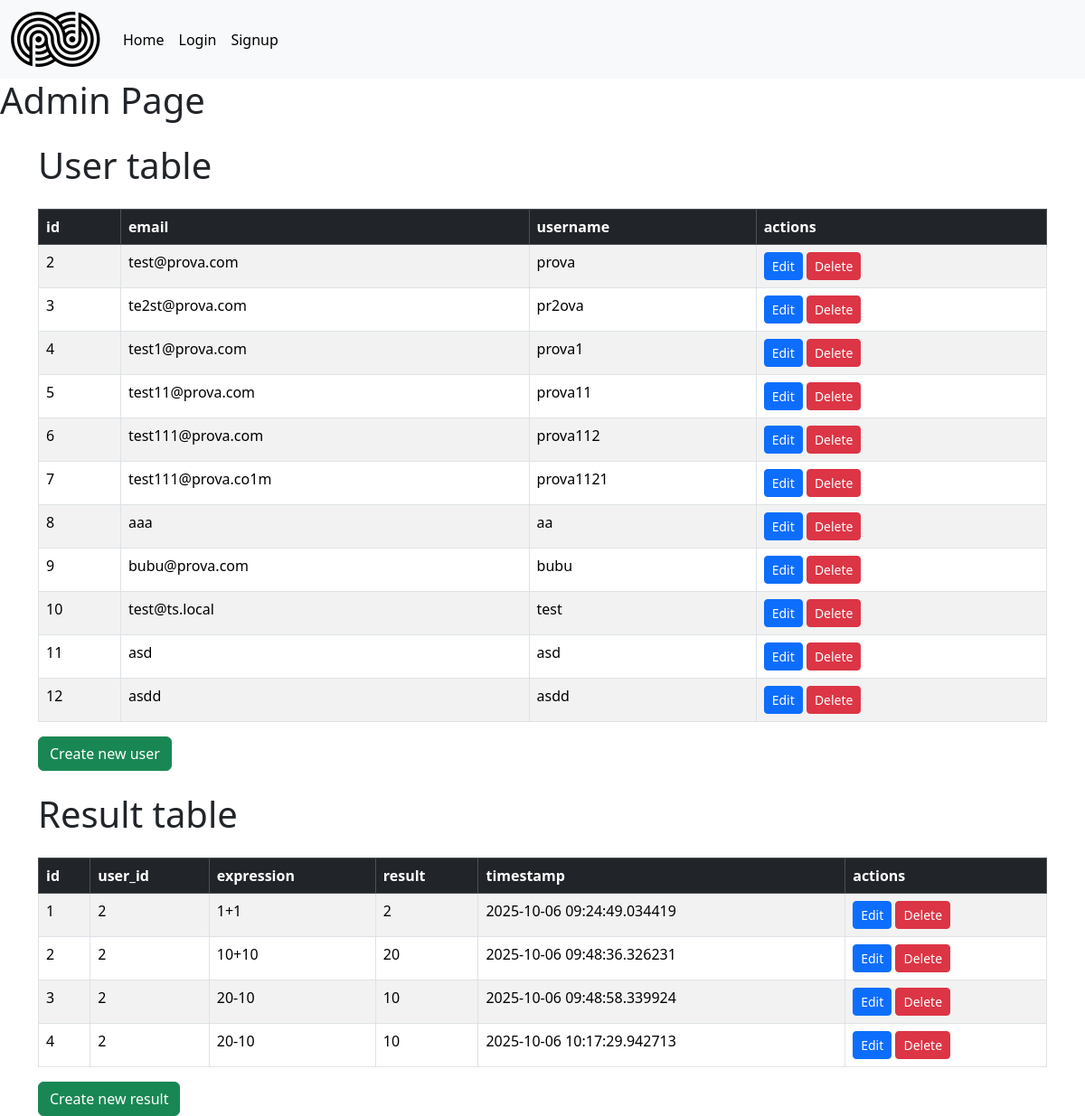
The app's page /auth/admin, older data.
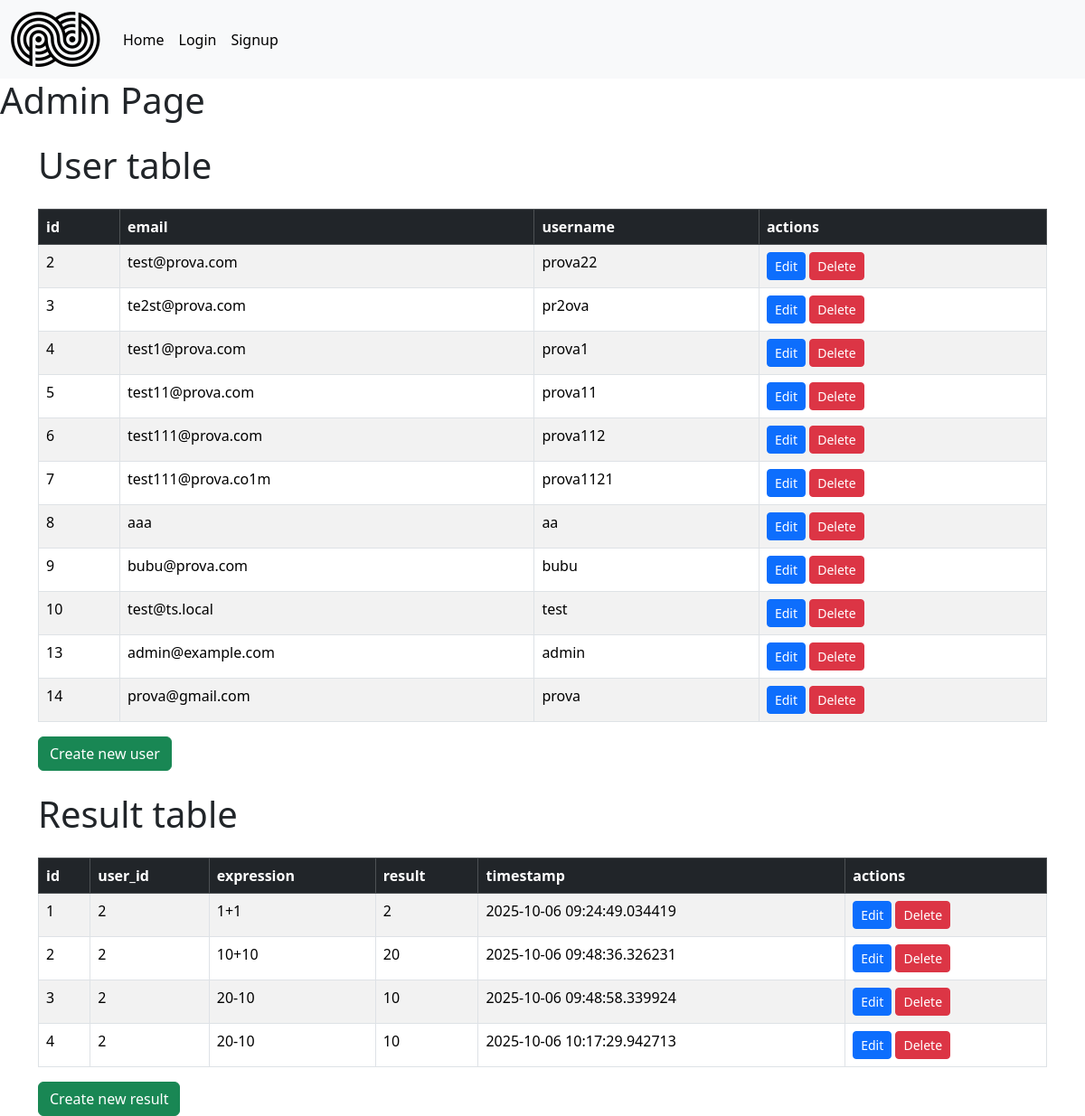
The same page, newer data.
### models/model.py (models this page shows, shortened)
class User(UserMixin, db.Model):
    id = db.Column(db.Integer, primary_key= True)
    username = db.Column(db.String(80), unique=True, nullable=False)
    email = db.Column(db.String(120), unique=True, nullable=False)
    password_hash = db.Column(db.String(128))  # Campo per la password criptata
    roles = db.relationship('Role', secondary=user_roles, backref=db.backref('users', lazy='dynamic'))

class Result(db.Model):
    id = db.Column(db.Integer, primary_key=True)
    user_id = db.Column(db.Integer, db.ForeignKey('user.id'), nullable=False)
    expression = db.Column(db.String(255), nullable=False)
    result = db.Column(db.String(255), nullable=False)
    timestamp = db.Column(db.DateTime, default=datetime.datetime.utcnow)
    user = db.relationship('User', backref=db.backref('results', lazy='select'))

### routes/auth.py (the view)
@login_required
@app.route('/admin')
def admin_page():
    if current_user.is_authenticated and not current_user.has_role('admin'):
        flash("Accesso non autorizzato!")
        return redirect(url_for('default.home'))
    users = db.session.execute(db.select(User)).scalars().all()
    results = db.session.execute(db.select(Result)).scalars().all()
    return render_template('admin.html', users=users,results=results)

### templates/admin.html (shortened to what this page needs)
{% extends "base.html" %}
{% block content %}
<h1>Admin Page</h1>
    <div class="container mt-4">
        <h1 class="mb-4">User table</h1>
        <table class="table table-striped table-bordered table-hover">
            <thead class="table-dark">
                <tr>
                    <th>id</th>
                    <th>email</th>
                    <th>username</th>
                    <th>actions</th>
                </tr>
            </thead>
            <tbody>
                {% for user in users %}
                <tr>
                    <td>{{ user.id }}</td>
                    <td>{{ user.email }}</td>
                    <td>{{ user.username }}</td>
                    <td>
                        <a class="btn btn-sm btn-primary" href="{{ url_for('auth.admin_edit_user', user_id=user.id) }}">Edit</a>
                        <form method="post" action="{{ url_for('auth.admin_delete_user', user_id=user.id) }}" style="display:inline;">
                            <button class="btn btn-sm btn-danger" type="submit" onclick="return confirm('Eliminare utente?');">Delete</button>
                        </form>
                    </td>
                </tr>
                {% else %}
                <tr>
                    <td colspan="4" class="text-center">Nessun risultato trovato</td>
                </tr>
                {% endfor %}
            </tbody>
        </table>
        <a class="btn btn-success" href="{{ url_for('auth.admin_create_user') }}">Create new user</a>
    </div>
    <div class="container mt-4">
        <h1 class="mb-4">Result table</h1>
        <table class="table table-striped table-bordered table-hover">
            <thead class="table-dark">
                <tr>
                    <th>id</th>
                    <th>user_id</th>
                    <th>expression</th>
                    <th>result</th>
                    <th>timestamp</th>
                    <th>actions</th>
                </tr>
            </thead>
            <tbody>
                {% for result in results %}
                <tr>
                    <td>{{ result.id }}</td>
                    <td>{{ result.user_id }}</td>
                    <td>{{ result.expression }}</td>
                    <td>{{ result.result }}</td>
                    <td>{{ result.timestamp }}</td>
                    <td>
                        <a class="btn btn-sm btn-primary" href="{{ url_for('auth.admin_edit_result', result_id=result.id) }}">Edit</a>
                        <form method="post" action="{{ url_for('auth.admin_delete_result', result_id=result.id) }}" style="display:inline;">
                            <button class="btn btn-sm btn-danger" type="submit" onclick="return confirm('Eliminare risultato?');">Delete</button>
                        </form>
                    </td>
                </tr>
                {% else %}
                <tr>
                    <td colspan="4" class="text-center">Nessun risultato trovato</td>
                </tr>
                {% endfor %}
            </tbody>
        </table>
        <a class="btn btn-success" href="{{ url_for('auth.admin_create_result') }}">Create new result</a>
    </div>
{% endblock %}

Row changes from the older to the newer data that the page shows:
removed User: id "11", email "asd", username "asd"
removed User: id "12", email "asdd", username "asdd"
changed User "test@prova.com": username "prova" → "prova22"
added User: id "13", email "admin@example.com", username "admin"
added User: id "14", email "prova@gmail.com", username "prova"
